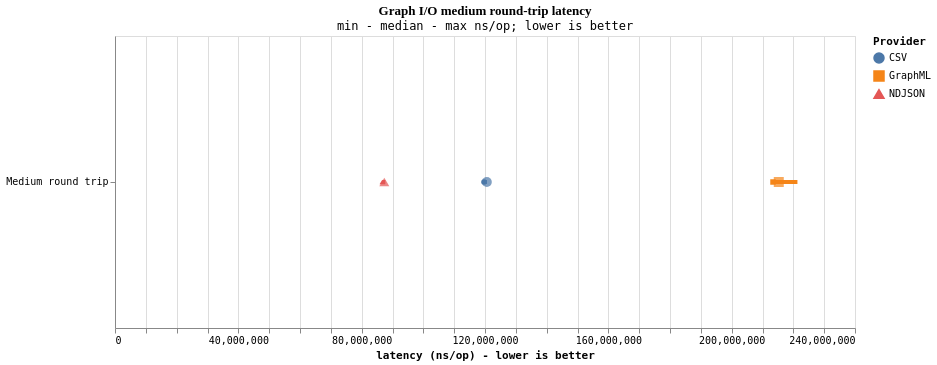

Vega-Lite specification for this chart:
### Vega-Lite specification from a JSON file in a GitHub repository (floating-point values rounded to 4 significant figures)
{"$schema": "https://vega.github.io/schema/vega-lite/v5.json", "title": {"text": "Graph I/O medium round-trip latency", "subtitle": "min - median - max ns/op; lower is better"}, "width": 740, "height": 292, "data": {"values": [{"provider": "CSV", "scenario": "Medium round trip", "panel": "Equivalent format round trips", "min": 119661282, "median": 120594653, "max": 120616843, "samples": 5}, {"provider": "NDJSON", "scenario": "Medium round trip", "panel": "Equivalent format round trips", "min": 86682942, "median": 87348330, "max": 87674372, "samples": 5}, {"provider": "GraphML", "scenario": "Medium round trip", "panel": "Equivalent format round trips", "min": 213405175, "median": 215274700, "max": 221329850, "samples": 5}]}, "encoding": {"y": {"field": "scenario", "type": "nominal", "title": null}, "color": {"field": "provider", "type": "nominal", "title": "Provider"}, "shape": {"field": "provider", "type": "nominal", "title": "Provider"}, "row": {"field": "panel", "type": "nominal", "title": null}}, "layer": [{"mark": {"type": "rule", "strokeWidth": 4}, "encoding": {"x": {"field": "min", "type": "quantitative", "title": "latency (ns/op) - lower is better", "scale": {"type": "linear", "zero": true}}, "x2": {"field": "max"}}}, {"mark": {"type": "point", "filled": true, "size": 100}, "encoding": {"x": {"field": "median", "type": "quantitative", "scale": {"type": "linear", "zero": true}}}}], "config": {"font": "Comic Mono, SFMono-Regular, Consolas, monospace", "title": {"font": "Architects Daughter, Comic Sans MS, cursive"}, "background": "#FFFFFF"}}
